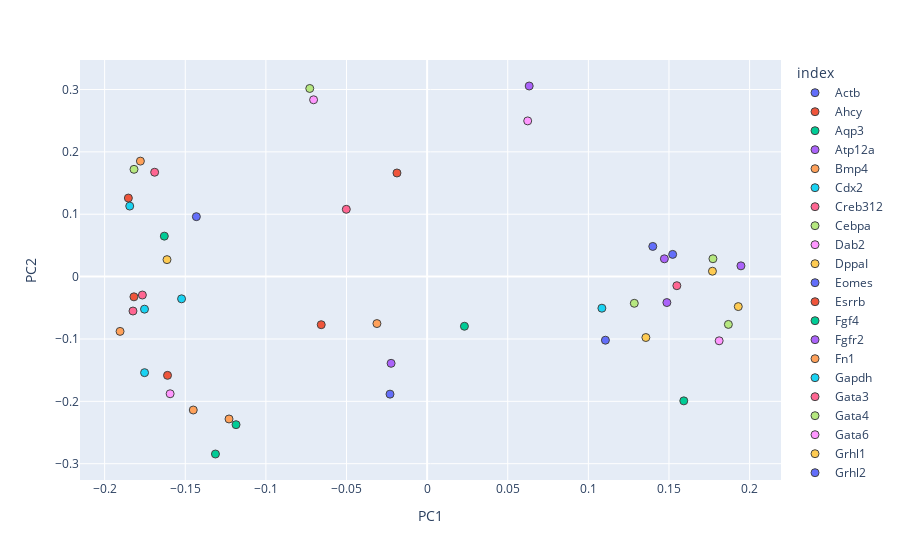

Notebook code for this chart:
### Code cell
XPC = 'PC1' 
YPC = 'PC2' 
genelabels = W.index
fig = px.scatter(W, x=XPC, y=YPC,color = genelabels, hover_data=[XPC,YPC])
fig.update_traces(mode='markers', marker_line_width=1, marker_size=8)
fig.show()

### Figure 1 — Plotly figure (JSON) as saved in the notebook; plotly's stock layout.template omitted (floating-point values rounded to 4 significant figures)
{"data": [{"hovertemplate": "index=Actb<br>PC1=%{x}<br>PC2=%{y}<extra></extra>", "legendgroup": "Actb", "marker": {"color": "#636efa", "line": {"width": 1}, "size": 8, "symbol": "circle"}, "mode": "markers", "name": "Actb", "orientation": "v", "showlegend": true, "type": "scatter", "x": [0.1523], "xaxis": "x", "y": [0.03563], "yaxis": "y"}, {"hovertemplate": "index=Ahcy<br>PC1=%{x}<br>PC2=%{y}<extra></extra>", "legendgroup": "Ahcy", "marker": {"color": "#EF553B", "line": {"width": 1}, "size": 8, "symbol": "circle"}, "mode": "markers", "name": "Ahcy", "orientation": "v", "showlegend": true, "type": "scatter", "x": [-0.1818], "xaxis": "x", "y": [-0.03244], "yaxis": "y"}, {"hovertemplate": "index=Aqp3<br>PC1=%{x}<br>PC2=%{y}<extra></extra>", "legendgroup": "Aqp3", "marker": {"color": "#00cc96", "line": {"width": 1}, "size": 8, "symbol": "circle"}, "mode": "markers", "name": "Aqp3", "orientation": "v", "showlegend": true, "type": "scatter", "x": [0.1592], "xaxis": "x", "y": [-0.1992], "yaxis": "y"}, {"hovertemplate": "index=Atp12a<br>PC1=%{x}<br>PC2=%{y}<extra></extra>", "legendgroup": "Atp12a", "marker": {"color": "#ab63fa", "line": {"width": 1}, "size": 8, "symbol": "circle"}, "mode": "markers", "name": "Atp12a", "orientation": "v", "showlegend": true, "type": "scatter", "x": [0.1487], "xaxis": "x", "y": [-0.0416], "yaxis": "y"}, {"hovertemplate": "index=Bmp4<br>PC1=%{x}<br>PC2=%{y}<extra></extra>", "legendgroup": "Bmp4", "marker": {"color": "#FFA15A", "line": {"width": 1}, "size": 8, "symbol": "circle"}, "mode": "markers", "name": "Bmp4", "orientation": "v", "showlegend": true, "type": "scatter", "x": [-0.145], "xaxis": "x", "y": [-0.2139], "yaxis": "y"}, {"hovertemplate": "index=Cdx2<br>PC1=%{x}<br>PC2=%{y}<extra></extra>", "legendgroup": "Cdx2", "marker": {"color": "#19d3f3", "line": {"width": 1}, "size": 8, "symbol": "circle"}, "mode": "markers", "name": "Cdx2", "orientation": "v", "showlegend": true, "type": "scatter", "x": [0.1084], "xaxis": "x", "y": [-0.05067], "yaxis": "y"}, {"hovertemplate": "index=Creb312<br>PC1=%{x}<br>PC2=%{y}<extra></extra>", "legendgroup": "Creb312", "marker": {"color": "#FF6692", "line": {"width": 1}, "size": 8, "symbol": "circle"}, "mode": "markers", "name": "Creb312", "orientation": "v", "showlegend": true, "type": "scatter", "x": [-0.169], "xaxis": "x", "y": [0.1673], "yaxis": "y"}, {"hovertemplate": "index=Cebpa<br>PC1=%{x}<br>PC2=%{y}<extra></extra>", "legendgroup": "Cebpa", "marker": {"color": "#B6E880", "line": {"width": 1}, "size": 8, "symbol": "circle"}, "mode": "markers", "name": "Cebpa", "orientation": "v", "showlegend": true, "type": "scatter", "x": [0.1285], "xaxis": "x", "y": [-0.04281], "yaxis": "y"}, {"hovertemplate": "index=Dab2<br>PC1=%{x}<br>PC2=%{y}<extra></extra>", "legendgroup": "Dab2", "marker": {"color": "#FF97FF", "line": {"width": 1}, "size": 8, "symbol": "circle"}, "mode": "markers", "name": "Dab2", "orientation": "v", "showlegend": true, "type": "scatter", "x": [0.06238], "xaxis": "x", "y": [0.2496], "yaxis": "y"}, {"hovertemplate": "index=DppaI<br>PC1=%{x}<br>PC2=%{y}<extra></extra>", "legendgroup": "DppaI", "marker": {"color": "#FECB52", "line": {"width": 1}, "size": 8, "symbol": "circle"}, "mode": "markers", "name": "DppaI", "orientation": "v", "showlegend": true, "type": "scatter", "x": [0.193], "xaxis": "x", "y": [-0.04807], "yaxis": "y"}, {"hovertemplate": "index=Eomes<br>PC1=%{x}<br>PC2=%{y}<extra></extra>", "legendgroup": "Eomes", "marker": {"color": "#636efa", "line": {"width": 1}, "size": 8, "symbol": "circle"}, "mode": "markers", "name": "Eomes", "orientation": "v", "showlegend": true, "type": "scatter", "x": [0.14], "xaxis": "x", "y": [0.04837], "yaxis": "y"}, {"hovertemplate": "index=Esrrb<br>PC1=%{x}<br>PC2=%{y}<extra></extra>", "legendgroup": "Esrrb", "marker": {"color": "#EF553B", "line": {"width": 1}, "size": 8, "symbol": "circle"}, "mode": "markers", "name": "Esrrb", "orientation": "v", "showlegend": true, "type": "scatter", "x": [-0.161], "xaxis": "x", "y": [-0.1583], "yaxis": "y"}, {"hovertemplate": "index=Fgf4<br>PC1=%{x}<br>PC2=%{y}<extra></extra>", "legendgroup": "Fgf4", "marker": {"color": "#00cc96", "line": {"width": 1}, "size": 8, "symbol": "circle"}, "mode": "markers", "name": "Fgf4", "orientation": "v", "showlegend": true, "type": "scatter", "x": [-0.1313], "xaxis": "x", "y": [-0.2844], "yaxis": "y"}, {"hovertemplate": "index=Fgfr2<br>PC1=%{x}<br>PC2=%{y}<extra></extra>", "legendgroup": "Fgfr2", "marker": {"color": "#ab63fa", "line": {"width": 1}, "size": 8, "symbol": "circle"}, "mode": "markers", "name": "Fgfr2", "orientation": "v", "showlegend": true, "type": "scatter", "x": [0.0633], "xaxis": "x", "y": [0.3056], "yaxis": "y"}, {"hovertemplate": "index=Fn1<br>PC1=%{x}<br>PC2=%{y}<extra></extra>", "legendgroup": "Fn1", "marker": {"color": "#FFA15A", "line": {"width": 1}, "size": 8, "symbol": "circle"}, "mode": "markers", "name": "Fn1", "orientation": "v", "showlegend": true, "type": "scatter", "x": [-0.1904], "xaxis": "x", "y": [-0.08783], "yaxis": "y"}, {"hovertemplate": "index=Gapdh<br>PC1=%{x}<br>PC2=%{y}<extra></extra>", "legendgroup": "Gapdh", "marker": {"color": "#19d3f3", "line": {"width": 1}, "size": 8, "symbol": "circle"}, "mode": "markers", "name": "Gapdh", "orientation": "v", "showlegend": true, "type": "scatter", "x": [-0.1523], "xaxis": "x", "y": [-0.03563], "yaxis": "y"}, {"hovertemplate": "index=Gata3<br>PC1=%{x}<br>PC2=%{y}<extra></extra>", "legendgroup": "Gata3", "marker": {"color": "#FF6692", "line": {"width": 1}, "size": 8, "symbol": "circle"}, "mode": "markers", "name": "Gata3", "orientation": "v", "showlegend": true, "type": "scatter", "x": [0.1549], "xaxis": "x", "y": [-0.01459], "yaxis": "y"}, {"hovertemplate": "index=Gata4<br>PC1=%{x}<br>PC2=%{y}<extra></extra>", "legendgroup": "Gata4", "marker": {"color": "#B6E880", "line": {"width": 1}, "size": 8, "symbol": "circle"}, "mode": "markers", "name": "Gata4", "orientation": "v", "showlegend": true, "type": "scatter", "x": [-0.1818], "xaxis": "x", "y": [0.172], "yaxis": "y"}, {"hovertemplate": "index=Gata6<br>PC1=%{x}<br>PC2=%{y}<extra></extra>", "legendgroup": "Gata6", "marker": {"color": "#FF97FF", "line": {"width": 1}, "size": 8, "symbol": "circle"}, "mode": "markers", "name": "Gata6", "orientation": "v", "showlegend": true, "type": "scatter", "x": [-0.07042], "xaxis": "x", "y": [0.2835], "yaxis": "y"}, {"hovertemplate": "index=Grhl1<br>PC1=%{x}<br>PC2=%{y}<extra></extra>", "legendgroup": "Grhl1", "marker": {"color": "#FECB52", "line": {"width": 1}, "size": 8, "symbol": "circle"}, "mode": "markers", "name": "Grhl1", "orientation": "v", "showlegend": true, "type": "scatter", "x": [0.1357], "xaxis": "x", "y": [-0.09767], "yaxis": "y"}, {"hovertemplate": "index=Grhl2<br>PC1=%{x}<br>PC2=%{y}<extra></extra>", "legendgroup": "Grhl2", "marker": {"color": "#636efa", "line": {"width": 1}, "size": 8, "symbol": "circle"}, "mode": "markers", "name": "Grhl2", "orientation": "v", "showlegend": true, "type": "scatter", "x": [0.1106], "xaxis": "x", "y": [-0.102], "yaxis": "y"}, {"hovertemplate": "index=Hand1<br>PC1=%{x}<br>PC2=%{y}<extra></extra>", "legendgroup": "Hand1", "marker": {"color": "#EF553B", "line": {"width": 1}, "size": 8, "symbol": "circle"}, "mode": "markers", "name": "Hand1", "orientation": "v", "showlegend": true, "type": "scatter", "x": [-0.06567], "xaxis": "x", "y": [-0.07714], "yaxis": "y"}, {"hovertemplate": "index=Hnf4a<br>PC1=%{x}<br>PC2=%{y}<extra></extra>", "legendgroup": "Hnf4a", "marker": {"color": "#00cc96", "line": {"width": 1}, "size": 8, "symbol": "circle"}, "mode": "markers", "name": "Hnf4a", "orientation": "v", "showlegend": true, "type": "scatter", "x": [-0.163], "xaxis": "x", "y": [0.06489], "yaxis": "y"}, {"hovertemplate": "index=Id2<br>PC1=%{x}<br>PC2=%{y}<extra></extra>", "legendgroup": "Id2", "marker": {"color": "#ab63fa", "line": {"width": 1}, "size": 8, "symbol": "circle"}, "mode": "markers", "name": "Id2", "orientation": "v", "showlegend": true, "type": "scatter", "x": [0.1946], "xaxis": "x", "y": [0.01723], "yaxis": "y"}, {"hovertemplate": "index=Klf2<br>PC1=%{x}<br>PC2=%{y}<extra></extra>", "legendgroup": "Klf2", "marker": {"color": "#FFA15A", "line": {"width": 1}, "size": 8, "symbol": "circle"}, "mode": "markers", "name": "Klf2", "orientation": "v", "showlegend": true, "type": "scatter", "x": [-0.1229], "xaxis": "x", "y": [-0.2283], "yaxis": "y"}, {"hovertemplate": "index=Klf4<br>PC1=%{x}<br>PC2=%{y}<extra></extra>", "legendgroup": "Klf4", "marker": {"color": "#19d3f3", "line": {"width": 1}, "size": 8, "symbol": "circle"}, "mode": "markers", "name": "Klf4", "orientation": "v", "showlegend": true, "type": "scatter", "x": [-0.1753], "xaxis": "x", "y": [-0.0522], "yaxis": "y"}, {"hovertemplate": "index=Klf5<br>PC1=%{x}<br>PC2=%{y}<extra></extra>", "legendgroup": "Klf5", "marker": {"color": "#FF6692", "line": {"width": 1}, "size": 8, "symbol": "circle"}, "mode": "markers", "name": "Klf5", "orientation": "v", "showlegend": true, "type": "scatter", "x": [-0.05011], "xaxis": "x", "y": [0.1079], "yaxis": "y"}, {"hovertemplate": "index=Krt8<br>PC1=%{x}<br>PC2=%{y}<extra></extra>", "legendgroup": "Krt8", "marker": {"color": "#B6E880", "line": {"width": 1}, "size": 8, "symbol": "circle"}, "mode": "markers", "name": "Krt8", "orientation": "v", "showlegend": true, "type": "scatter", "x": [0.1773], "xaxis": "x", "y": [0.02863], "yaxis": "y"}, {"hovertemplate": "index=Lcp1<br>PC1=%{x}<br>PC2=%{y}<extra></extra>", "legendgroup": "Lcp1", "marker": {"color": "#FF97FF", "line": {"width": 1}, "size": 8, "symbol": "circle"}, "mode": "markers", "name": "Lcp1", "orientation": "v", "showlegend": true, "type": "scatter", "x": [0.1811], "xaxis": "x", "y": [-0.1029], "yaxis": "y"}, {"hovertemplate": "index=Mbnl3<br>PC1=%{x}<br>PC2=%{y}<extra></extra>", "legendgroup": "Mbnl3", "marker": {"color": "#FECB52", "line": {"width": 1}, "size": 8, "symbol": "circle"}, "mode": "markers", "name": "Mbnl3", "orientation": "v", "showlegend": true, "type": "scatter", "x": [0.177], "xaxis": "x", "y": [0.008626], "yaxis": "y"}, {"hovertemplate": "index=Msc<br>PC1=%{x}<br>PC2=%{y}<extra></extra>", "legendgroup": "Msc", "marker": {"color": "#636efa", "line": {"width": 1}, "size": 8, "symbol": "circle"}, "mode": "markers", "name": "Msc", "orientation": "v", "showlegend": true, "type": "scatter", "x": [-0.02301], "xaxis": "x", "y": [-0.1885], "yaxis": "y"}, {"hovertemplate": "index=Msx2<br>PC1=%{x}<br>PC2=%{y}<extra></extra>", "legendgroup": "Msx2", "marker": {"color": "#EF553B", "line": {"width": 1}, "size": 8, "symbol": "circle"}, "mode": "markers", "name": "Msx2", "orientation": "v", "showlegend": true, "type": "scatter", "x": [-0.0187], "xaxis": "x", "y": [0.1661], "yaxis": "y"}, {"hovertemplate": "index=Nanog<br>PC1=%{x}<br>PC2=%{y}<extra></extra>", "legendgroup": "Nanog", "marker": {"color": "#00cc96", "line": {"width": 1}, "size": 8, "symbol": "circle"}, "mode": "markers", "name": "Nanog", "orientation": "v", "showlegend": true, "type": "scatter", "x": [-0.1185], "xaxis": "x", "y": [-0.2374], "yaxis": "y"}, {"hovertemplate": "index=Pdgfa<br>PC1=%{x}<br>PC2=%{y}<extra></extra>", "legendgroup": "Pdgfa", "marker": {"color": "#ab63fa", "line": {"width": 1}, "size": 8, "symbol": "circle"}, "mode": "markers", "name": "Pdgfa", "orientation": "v", "showlegend": true, "type": "scatter", "x": [-0.02234], "xaxis": "x", "y": [-0.139], "yaxis": "y"}, {"hovertemplate": "index=Pdgfra<br>PC1=%{x}<br>PC2=%{y}<extra></extra>", "legendgroup": "Pdgfra", "marker": {"color": "#FFA15A", "line": {"width": 1}, "size": 8, "symbol": "circle"}, "mode": "markers", "name": "Pdgfra", "orientation": "v", "showlegend": true, "type": "scatter", "x": [-0.1778], "xaxis": "x", "y": [0.1851], "yaxis": "y"}, {"hovertemplate": "index=Pecam1<br>PC1=%{x}<br>PC2=%{y}<extra></extra>", "legendgroup": "Pecam1", "marker": {"color": "#19d3f3", "line": {"width": 1}, "size": 8, "symbol": "circle"}, "mode": "markers", "name": "Pecam1", "orientation": "v", "showlegend": true, "type": "scatter", "x": [-0.1752], "xaxis": "x", "y": [-0.154], "yaxis": "y"}, {"hovertemplate": "index=Pou5f1<br>PC1=%{x}<br>PC2=%{y}<extra></extra>", "legendgroup": "Pou5f1", "marker": {"color": "#FF6692", "line": {"width": 1}, "size": 8, "symbol": "circle"}, "mode": "markers", "name": "Pou5f1", "orientation": "v", "showlegend": true, "type": "scatter", "x": [-0.1766], "xaxis": "x", "y": [-0.02954], "yaxis": "y"}, {"hovertemplate": "index=Runx1<br>PC1=%{x}<br>PC2=%{y}<extra></extra>", "legendgroup": "Runx1", "marker": {"color": "#B6E880", "line": {"width": 1}, "size": 8, "symbol": "circle"}, "mode": "markers", "name": "Runx1", "orientation": "v", "showlegend": true, "type": "scatter", "x": [-0.07279], "xaxis": "x", "y": [0.3016], "yaxis": "y"}, {"hovertemplate": "index=Sox2<br>PC1=%{x}<br>PC2=%{y}<extra></extra>", "legendgroup": "Sox2", "marker": {"color": "#FF97FF", "line": {"width": 1}, "size": 8, "symbol": "circle"}, "mode": "markers", "name": "Sox2", "orientation": "v", "showlegend": true, "type": "scatter", "x": [-0.1594], "xaxis": "x", "y": [-0.1878], "yaxis": "y"}, {"hovertemplate": "index=Sall4<br>PC1=%{x}<br>PC2=%{y}<extra></extra>", "legendgroup": "Sall4", "marker": {"color": "#FECB52", "line": {"width": 1}, "size": 8, "symbol": "circle"}, "mode": "markers", "name": "Sall4", "orientation": "v", "showlegend": true, "type": "scatter", "x": [-0.1613], "xaxis": "x", "y": [0.02721], "yaxis": "y"}, {"hovertemplate": "index=Sox17<br>PC1=%{x}<br>PC2=%{y}<extra></extra>", "legendgroup": "Sox17", "marker": {"color": "#636efa", "line": {"width": 1}, "size": 8, "symbol": "circle"}, "mode": "markers", "name": "Sox17", "orientation": "v", "showlegend": true, "type": "scatter", "x": [-0.1431], "xaxis": "x", "y": [0.0961], "yaxis": "y"}, {"hovertemplate": "index=Snail<br>PC1=%{x}<br>PC2=%{y}<extra></extra>", "legendgroup": "Snail", "marker": {"color": "#EF553B", "line": {"width": 1}, "size": 8, "symbol": "circle"}, "mode": "markers", "name": "Snail", "orientation": "v", "showlegend": true, "type": "scatter", "x": [-0.1853], "xaxis": "x", "y": [0.1259], "yaxis": "y"}, {"hovertemplate": "index=Sox13<br>PC1=%{x}<br>PC2=%{y}<extra></extra>", "legendgroup": "Sox13", "marker": {"color": "#00cc96", "line": {"width": 1}, "size": 8, "symbol": "circle"}, "mode": "markers", "name": "Sox13", "orientation": "v", "showlegend": true, "type": "scatter", "x": [0.02314], "xaxis": "x", "y": [-0.07961], "yaxis": "y"}, {"hovertemplate": "index=Tcfap2a<br>PC1=%{x}<br>PC2=%{y}<extra></extra>", "legendgroup": "Tcfap2a", "marker": {"color": "#ab63fa", "line": {"width": 1}, "size": 8, "symbol": "circle"}, "mode": "markers", "name": "Tcfap2a", "orientation": "v", "showlegend": true, "type": "scatter", "x": [0.1472], "xaxis": "x", "y": [0.02854], "yaxis": "y"}, {"hovertemplate": "index=Tcfap2c<br>PC1=%{x}<br>PC2=%{y}<extra></extra>", "legendgroup": "Tcfap2c", "marker": {"color": "#FFA15A", "line": {"width": 1}, "size": 8, "symbol": "circle"}, "mode": "markers", "name": "Tcfap2c", "orientation": "v", "showlegend": true, "type": "scatter", "x": [-0.03113], "xaxis": "x", "y": [-0.07532], "yaxis": "y"}, {"hovertemplate": "index=Tcf23<br>PC1=%{x}<br>PC2=%{y}<extra></extra>", "legendgroup": "Tcf23", "marker": {"color": "#19d3f3", "line": {"width": 1}, "size": 8, "symbol": "circle"}, "mode": "markers", "name": "Tcf23", "orientation": "v", "showlegend": true, "type": "scatter", "x": [-0.1844], "xaxis": "x", "y": [0.113], "yaxis": "y"}, {"hovertemplate": "index=Utf1<br>PC1=%{x}<br>PC2=%{y}<extra></extra>", "legendgroup": "Utf1", "marker": {"color": "#FF6692", "line": {"width": 1}, "size": 8, "symbol": "circle"}, "mode": "markers", "name": "Utf1", "orientation": "v", "showlegend": true, "type": "scatter", "x": [-0.1824], "xaxis": "x", "y": [-0.05521], "yaxis": "y"}, {"hovertemplate": "index=Tspan8<br>PC1=%{x}<br>PC2=%{y}<extra></extra>", "legendgroup": "Tspan8", "marker": {"color": "#B6E880", "line": {"width": 1}, "size": 8, "symbol": "circle"}, "mode": "markers", "name": "Tspan8", "orientation": "v", "showlegend": true, "type": "scatter", "x": [0.1868], "xaxis": "x", "y": [-0.07666], "yaxis": "y"}], "layout": {"legend": {"title": {"text": "index"}, "tracegroupgap": 0}, "margin": {"t": 60}, "xaxis": {"anchor": "y", "domain": [0, 1], "title": {"text": "PC1"}}, "yaxis": {"anchor": "x", "domain": [0, 1], "title": {"text": "PC2"}}}}
